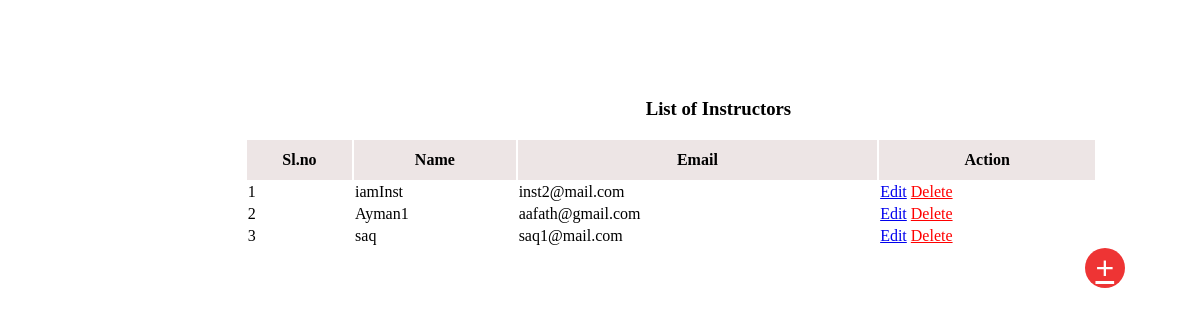
Page /admin/instructors.php (signed in) on the committed database.
### tables this page shows
CREATE TABLE `instructor` (
  `id` int(10) NOT NULL,
  `name` varchar(255) NOT NULL,
  `email` varchar(255) NOT NULL,
  `password` varchar(255) NOT NULL,
  `photo` text NOT NULL,
  `bio` varchar(255) NOT NULL,
  `specialization` varchar(255) NOT NULL
);

### admin/instructors.php (the view, shortened to what this page needs)
<link rel="stylesheet" href="css/style2.css">
<?php
 if(isset($_SESSION['adminLogin'])){
    include_once("inc/db_con.php")
    ?>
    <div class="right">
        <h3>List of Instructors</h3>
        <div class="course_table">
            <table>
                <tr>
                    <th>Sl.no</th>
                    <th>Name</th>
                    <th>Email</th>
                    <th>Action</th>
                </tr>
                <?php
                $i=1;
                $getCourse=$conn->prepare("SELECT * FROM instructor");
                $getCourse->setFetchMode(PDO::FETCH_ASSOC);
                $getCourse->execute();
                while($row=$getCourse->fetch()){
                    echo "
                    <tr>
                        <td>".$i++."</td>
                        <td>".$row['name']."</td>
                        <td>".$row['email']."</td>
                        <td>
                            <a href='inc/editinstructor.php?id=".$row['id']."' title='Edit'>Edit</a>
                            <a style='color:red' href='index.php?instructors&del_instructor=" . $row['id'] . "' title='Delete'>Delete</a>
                        </td>
                    </tr>";
                }
                ?>
            </table>
        </div>
        <button class="addCbtn" name="addInstBtn"><a href="inc/addNewInstructor.php">+</a></button>
    </div>
 <?php }
 else{
    header("location:../index.php");
 }
 ?>

### admin/css/style2.css (style rules this page uses)
.right { padding-top: 6%; width:80%; margin-left: 20%; height: 100vh; background-color:white; }
.right h3 { text-align: center; font-weight: 600; }
.course_table { width:90%; text-align: center; }
.course_table table { width:100%; align-items: center; }
.course_table table th { height:2.5rem; background-color: rgb(237, 229, 229); }
.addCbtn { margin-left: 70%; position: fixed; width:40px; height:40px; background-color: rgb(238, 52, 52); color:white; border-radius: 50px; font-size: xx-large; border: none; cursor: pointer; }
.addCbtn a { color:white; }

### rows in the picture
instructor: name "iamInst", email "inst2@mail.com"
instructor: name "Ayman1", email "aafath@gmail.com"
instructor: name "saq", email "saq1@mail.com"
